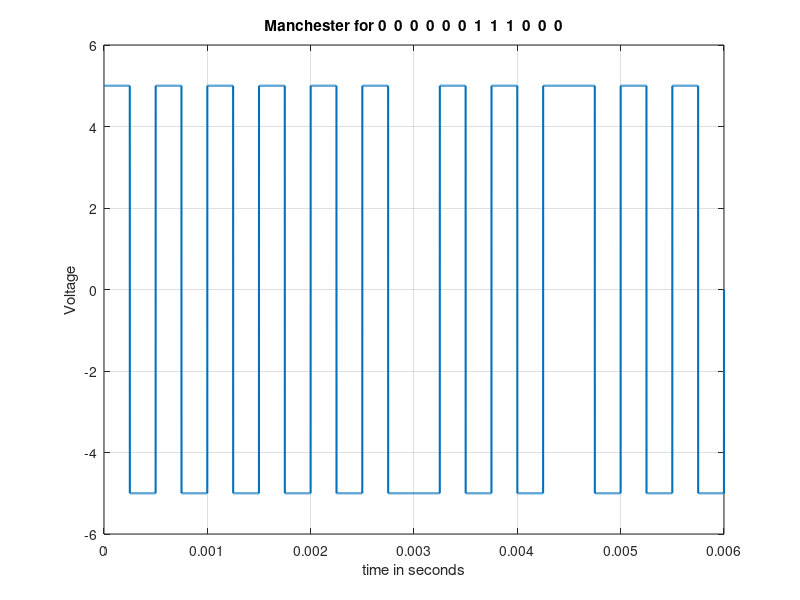

Recreate this plot in MATLAB.
% Manchester
% 22-47038-1
% AB-CDEFG-H
clc 
clear all 
close all 
bit_stream = [0 0 0 0 0 0 1 1 1 0 0 0]; 
no_bits = length(bit_stream); 
bit_rate = 2000; % 2 kbps 
pulse_per_bit = 2; % for Manchester 
pulse_duration = 1/((pulse_per_bit)*(bit_rate)); 
no_pulses = no_bits*pulse_per_bit; 
samples_per_pulse = 500; 
fs = (samples_per_pulse)/(pulse_duration); %sampling frequency 
% including pulse duration in sampling frequency 
% ensures having enough samples in each pulse  
t = 0:1/fs:(no_pulses)*(pulse_duration); % sampling interval 
% total duration = (no_pulse)*(pulse_duration) 
no_samples = length(t); % total number of samples 
dig_sig = zeros(1,no_samples); 
max_voltage = 5; 
min_voltage = -5; 
for i = 1:no_bits 
    j = (i-1)*2; 
    if bit_stream(i) == 1 
        
dig_sig((j*(samples_per_pulse)+1):(j+1)*(samples_per_pulse)) = min_voltage*ones(1,samples_per_pulse); 
        
dig_sig(((j+1)*(samples_per_pulse)+1):(j+2)*(samples_per_pulse)) = max_voltage*ones(1,samples_per_pulse); 
    else 
        
dig_sig((j*(samples_per_pulse)+1):(j+1)*(samples_per_pulse)) = max_voltage*ones(1,samples_per_pulse); 
        
dig_sig(((j+1)*(samples_per_pulse)+1):(j+2)*(samples_per_pulse)) = min_voltage*ones(1,samples_per_pulse); 
    end 
end 
plot(t,dig_sig,'linewidth',1.5) 
grid on 
xlabel('time in seconds')

ylabel('Voltage') 
ylim([(min_voltage - (max_voltage)*0.2) 
(max_voltage+max_voltage*0.2)]) 
title(['Manchester for ',num2str(bit_stream),''])